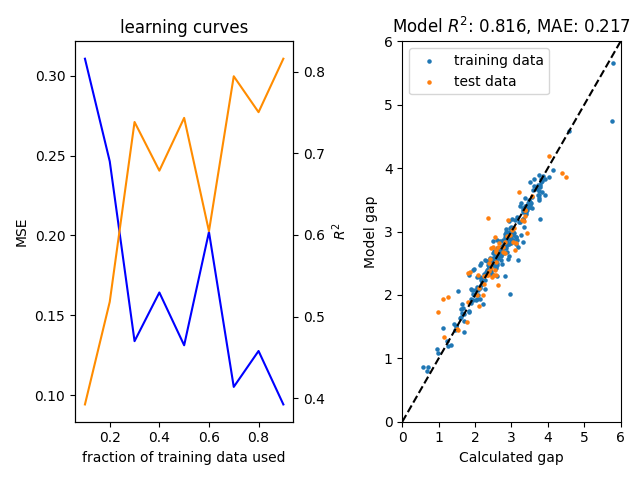

The script that saved this image:
import numpy as np
import pandas as pd
from sklearn.model_selection import train_test_split, GridSearchCV
from sklearn.kernel_ridge import KernelRidge
from sklearn.metrics import mean_squared_error, mean_absolute_error, r2_score
import matplotlib.pyplot as plt

mse_list = []
mae_list = []
r2_list = []
alpha_list = []
gamma_list = []
y_train_list = []
y_pred_train_list = []
y_test_list = []
y_pred_test_list = []

df=pd.read_csv("nitride_compounds.csv")

x=df.iloc[:,2:-4]
y=df.iloc[:, -3]

train_sizes= np.arange(0.1, 1, 0.1)
x_train, x_test, y_train, y_test = train_test_split(x,y, shuffle=True, train_size=0.8)

for train_size in train_sizes:
    x_train_frac, x_unused_frac, y_train_frac, y_unused_frac = train_test_split(x_train, y_train, shuffle=True, train_size=train_size)
    
    krr=KernelRidge(kernel='rbf')

    y_train_list.append(y_train_frac)
    y_test_list.append(y_test)

    krr_params = {'alpha': np.arange(0.01, 0.11, 0.01), 'gamma': np.arange(0, 0.3, 0.025)}

    hyperparam = GridSearchCV(krr, krr_params, scoring='neg_mean_squared_error')
    hyperparam.fit(x_train_frac, y_train_frac)

    y_pred_train= hyperparam.predict(x_train)
    y_pred_test= hyperparam.predict(x_test)

    y_pred_train_list.append(y_pred_train)
    y_pred_test_list.append(y_pred_test)

    alpha_list.append(hyperparam.best_params_.get('alpha'))
    gamma_list.append(hyperparam.best_params_.get('gamma'))

    mse_list.append(mean_squared_error(y_test, y_pred_test))
    mae_list.append(mean_absolute_error(y_test, y_pred_test))
    r2_list.append(r2_score(y_test, y_pred_test))

max_value= max(r2_list)
max_index= r2_list.index(max_value)

train_size = train_sizes[max_index]
alpha = alpha_list[max_index]
gamma = gamma_list[max_index]
r2 = r2_list[max_index]
mae = mae_list[max_index]
y_train_plot = y_train_list[max_index]
y_test_plot = y_test_list[max_index]
y_pred_train = y_pred_train_list[max_index]
y_pred_test = y_pred_test_list[max_index]

x=np.linspace(0,6,5000)
fig, axs= plt.subplots(1,2)

axs[0].set_title('learning curves')
axs[0].set_xlabel('fraction of training data used')

axs[0].plot(train_sizes, mse_list, color='blue')
axs[0].set_ylabel('MSE')

#invisible x axis and independent y axis
ax_twin=axs[0].twinx()
ax_twin.plot(train_sizes, r2_list, color='darkorange')
ax_twin.set_ylabel('$R^2$')

# Plot the training data
axs[1].scatter(y_train,y_pred_train, s=5)
#print(y_test_plot)
#print(y_pred_test)
# Plot the test data
axs[1].scatter(y_test_plot,y_pred_test, s=5)
axs[1].legend(['training data', 'test data'])
# Plot the y=x graph
axs[1].plot(x, x, 'k--')
axs[1].set_xlabel('Calculated gap')
axs[1].set_ylabel('Model gap')
axs[1].set_xlim(0, 6)
axs[1].set_ylim(0, 6)
axs[1].set_xticks([0, 1, 2, 3, 4, 5, 6])
axs[1].set_yticks([0, 1, 2, 3, 4, 5, 6])
axs[1].set_title(f'Model $R^2$: {r2:.3f}, MAE: {mae:.3f}')

# Needed for a clear output
fig.tight_layout()

# Save figure
plt.savefig('Aufgabe7_3.png')
plt.show()